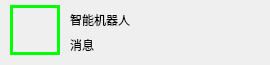
<?xml version="1.0" encoding="UTF-8"?>
<ui version="4.0">
 <class>AiInfo</class>
 <widget class="QWidget" name="AiInfo">
  <property name="geometry">
   <rect>
    <x>0</x>
    <y>0</y>
    <width>270</width>
    <height>65</height>
   </rect>
  </property>
  <property name="minimumSize">
   <size>
    <width>270</width>
    <height>65</height>
   </size>
  </property>
  <property name="maximumSize">
   <size>
    <width>270</width>
    <height>65</height>
   </size>
  </property>
  <property name="windowTitle">
   <string>Form</string>
  </property>
  <property name="styleSheet">
   <string notr="true">QLabel#Image_Lab{
	border:3px solid rgb(0, 255, 0);
}</string>
  </property>
  <widget class="QLabel" name="Image_Lab">
   <property name="geometry">
    <rect>
     <x>10</x>
     <y>5</y>
     <width>50</width>
     <height>50</height>
    </rect>
   </property>
   <property name="minimumSize">
    <size>
     <width>50</width>
     <height>50</height>
    </size>
   </property>
   <property name="maximumSize">
    <size>
     <width>50</width>
     <height>50</height>
    </size>
   </property>
   <property name="text">
    <string/>
   </property>
   <property name="pixmap">
    <pixmap resource="../image/Image.qrc">:/new/user/user/Ai_Logn.png</pixmap>
   </property>
   <property name="scaledContents">
    <bool>true</bool>
   </property>
  </widget>
  <widget class="QLabel" name="aiName_Lab">
   <property name="geometry">
    <rect>
     <x>70</x>
     <y>10</y>
     <width>90</width>
     <height>20</height>
    </rect>
   </property>
   <property name="minimumSize">
    <size>
     <width>90</width>
     <height>20</height>
    </size>
   </property>
   <property name="maximumSize">
    <size>
     <width>90</width>
     <height>20</height>
    </size>
   </property>
   <property name="text">
    <string>智能机器人</string>
   </property>
  </widget>
  <widget class="QLabel" name="aiSign_Lab">
   <property name="geometry">
    <rect>
     <x>70</x>
     <y>35</y>
     <width>170</width>
     <height>20</height>
    </rect>
   </property>
   <property name="minimumSize">
    <size>
     <width>170</width>
     <height>20</height>
    </size>
   </property>
   <property name="maximumSize">
    <size>
     <width>170</width>
     <height>20</height>
    </size>
   </property>
   <property name="text">
    <string>消息</string>
   </property>
  </widget>
 </widget>
 <resources>
  <include location="../image/Image.qrc"/>
 </resources>
 <connections/>
</ui>
